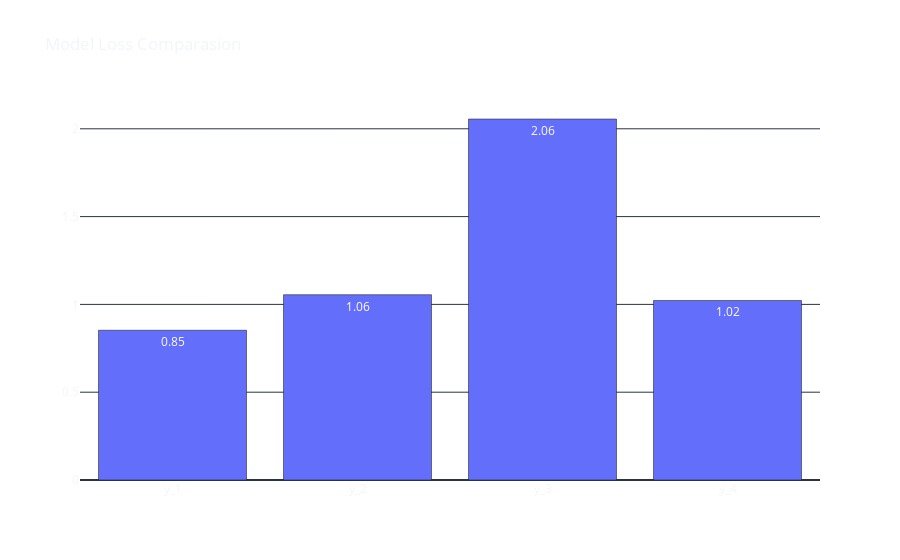

The cell this chart's notebook holds for it:
### Markdown cell above
### Loss Function

- **Average Squared Loss/Mean squared error**: `np.mean((y - np.sin(w[0] * x + w[1]))**2)`.

### Code cell
def mse(actual, predicted):
    actual = np.array(actual)
    predicted = np.array(predicted)
    differences = np.subtract(actual, predicted)
    squared_differences = np.square(differences)
    return squared_differences.mean()


fig = go.Figure([go.Bar(x=['y_1', 'y_2', 'y_3', 'y_4'], y=[abs(mse(np.sin(x), np.cos(x - 3))),
                                                           abs(mse(
                                                               np.sin(x), np.cos(2*x + 2))),
                                                           abs(mse(
                                                               np.sin(x), np.cos(x + 2))),
                                                           abs(mse(np.sin(x), np.cos(2*x - 2)))],
                        )])
fig.update_traces(texttemplate='%{y:.2f}')
fig.update_layout(template='plotly_dark',
                  title_text='Model Loss Comparasion',
                  paper_bgcolor='rgba(0, 0, 0, 0)',
                  plot_bgcolor='rgba(0, 0, 0, 0)')
iplot(fig)

### Figure 1 — Plotly figure (JSON) as saved in the notebook; plotly's stock layout.template omitted (floating-point values rounded to 4 significant figures)
{"data": [{"texttemplate": "%{y:.2f}", "type": "bar", "x": ["y_1", "y_2", "y_3", "y_4"], "y": [0.8529, 1.055, 2.056, 1.022]}], "layout": {"paper_bgcolor": "rgba(0, 0, 0, 0)", "plot_bgcolor": "rgba(0, 0, 0, 0)", "title": {"text": "Model Loss Comparasion"}}}
